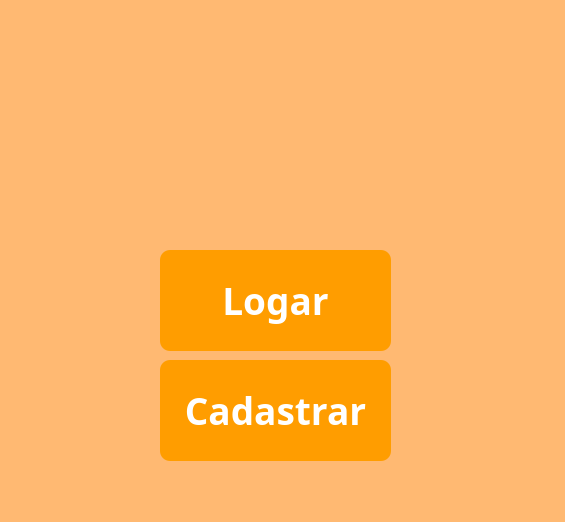
<?xml version="1.0" encoding="UTF-8"?>
<ui version="4.0">
 <class>Login</class>
 <widget class="QMainWindow" name="Login">
  <property name="geometry">
   <rect>
    <x>0</x>
    <y>0</y>
    <width>565</width>
    <height>522</height>
   </rect>
  </property>
  <property name="windowTitle">
   <string>MainWindow</string>
  </property>
  <property name="styleSheet">
   <string notr="true">background-color: rgb(255, 185, 114);</string>
  </property>
  <widget class="QWidget" name="centralwidget">
   <widget class="QLabel" name="label_2">
    <property name="geometry">
     <rect>
      <x>70</x>
      <y>10</y>
      <width>421</width>
      <height>221</height>
     </rect>
    </property>
    <property name="font">
     <font>
      <family>Ebrima</family>
      <pointsize>30</pointsize>
     </font>
    </property>
    <property name="text">
     <string/>
    </property>
    <property name="pixmap">
     <pixmap>imagens/Joana Game (1).png</pixmap>
    </property>
    <property name="alignment">
     <set>Qt::AlignCenter</set>
    </property>
   </widget>
   <widget class="QPushButton" name="BTlog">
    <property name="geometry">
     <rect>
      <x>160</x>
      <y>250</y>
      <width>231</width>
      <height>101</height>
     </rect>
    </property>
    <property name="font">
     <font>
      <family>League Spartan</family>
      <pointsize>28</pointsize>
      <weight>75</weight>
      <bold>true</bold>
     </font>
    </property>
    <property name="styleSheet">
     <string notr="true">background-color: rgb(255, 157, 0);
color: rgb(255, 255, 255);
border-radius: 10px;
</string>
    </property>
    <property name="text">
     <string>Logar</string>
    </property>
   </widget>
   <widget class="QPushButton" name="BTcad">
    <property name="geometry">
     <rect>
      <x>160</x>
      <y>360</y>
      <width>231</width>
      <height>101</height>
     </rect>
    </property>
    <property name="font">
     <font>
      <family>League Spartan</family>
      <pointsize>28</pointsize>
      <weight>75</weight>
      <bold>true</bold>
     </font>
    </property>
    <property name="styleSheet">
     <string notr="true">background-color: rgb(255, 157, 0);
color: rgb(255, 255, 255);
border-radius: 10px;</string>
    </property>
    <property name="text">
     <string>Cadastrar</string>
    </property>
   </widget>
  </widget>
  <widget class="QMenuBar" name="menubar">
   <property name="geometry">
    <rect>
     <x>0</x>
     <y>0</y>
     <width>565</width>
     <height>21</height>
    </rect>
   </property>
  </widget>
  <widget class="QStatusBar" name="statusbar"/>
 </widget>
 <resources/>
 <connections/>
</ui>
